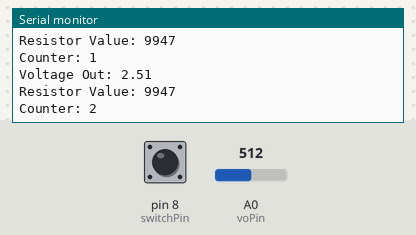
Recording of a sketch running on a simulated Arduino Uno, built with avr-gcc and run on an emulated ATmega328P. Parts: the last lines printed to the serial monitor. The test bench sets the inputs (shaded band); at power-on: A0 (voPin) = 512, pin 8 (switchPin) HIGH.

Above: at 1.8 s.
1.9 s: A0 (voPin) set to 716
At 2.5 s:
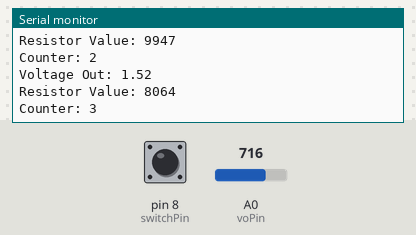
3.4 s: pin 8 (switchPin) pulled LOW for 1.15 s
At 5.8 s:
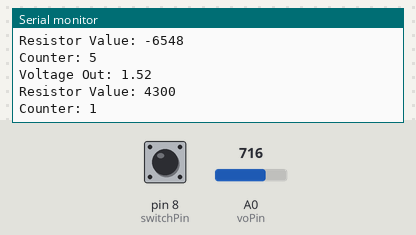
6.0 s: A0 (voPin) set to 900
At 6.8 s:
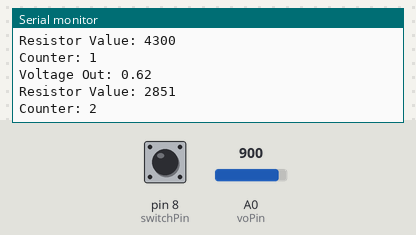
7.5 s: pin 8 (switchPin) pulled LOW for 1.15 s
Timing chart, 0 to 10.5 s (numbered marks = the images above; inputs shaded):
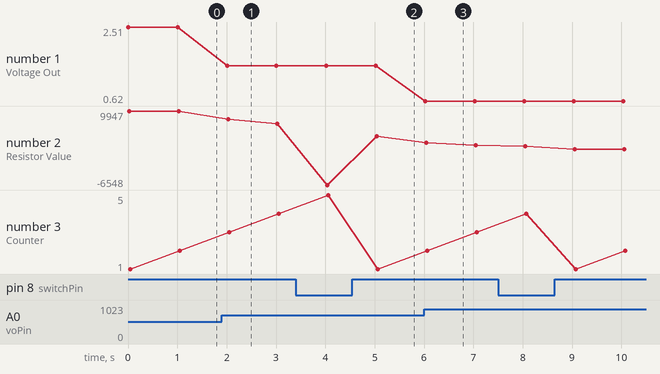

The sketch:

ResistorFinderWithPushButton.ino
```cpp
/*
  Find the value of any resistor using a simple voltage divider.
  The values average with increasing amount of time. The readings
  are taken every second and outputted to the Serial Display.
  If the button is pressed then the average is reset back to zero.

  Voltage out is on Analog input 0
  Switch pin is on pin 8

  Take readings on input voltage and non-variable resistor
  and insert into the global variables below.
*/

// Readings
double inputVoltage = 5.01;
double resistor = 9870;

int voPin = 0;
int switchPin = 8;
boolean lastButton = LOW;
boolean currentButton = LOW;
int counter = 1;
int resistTotal = 0;

void setup() {
  Serial.begin(9600);
  pinMode(switchPin,INPUT);
}

boolean debounce(boolean last) {
    boolean current = digitalRead(switchPin);
    if (last != current) {
      delay(5);
      current = digitalRead(switchPin);
    }
    return current;
}

boolean isPressed() {
  boolean check = false;
  currentButton = debounce(lastButton);
  if (currentButton == HIGH && lastButton == LOW) {
    check = true;
  }
  lastButton = currentButton;
  return check;
}

void loop() {
  // If pressed reset totals
  if(isPressed()) {
    counter = 1;
    resistTotal = 0;
  }

  // Math to find Resistor then Print
  double x = analogRead(voPin);
  x = inputVoltage-((x/1028)*inputVoltage);
  Serial.print("Voltage Out: ");
  Serial.println(x);
  x = x/inputVoltage;
  resistTotal += (resistor*x)/(1-x);
  Serial.print("Resistor Value: ");
  Serial.println(resistTotal/counter);
  Serial.print("Counter: ");
  Serial.println(counter);
  Serial.println();

  // Increment Couter
  counter++;

  // Delay 1sec
  delay(1000);
}
```

Measured:
- after the input at 1.9 s, the serial monitor: prints a new line after 0.11 s (image 1)
- after the input at 3.4 s, the serial monitor: prints a new line after 1.6 s (image 2)
- after the input at 6.0 s, the serial monitor: prints a new line at once (image 3)
- plotted number 1: 2.51 → 1.52 after the input at 1.9 s, 1.52 → 0.62 after the input at 6.0 s
- plotted number 2: 9947 → 7123 after the input at 1.9 s, 7123 → 4300 after the input at 3.4 s, 4300 → 2368 after the input at 6.0 s, 2368 → 1403 after the input at 7.5 s
- plotted number 3: 4 → 1 after the input at 3.4 s
